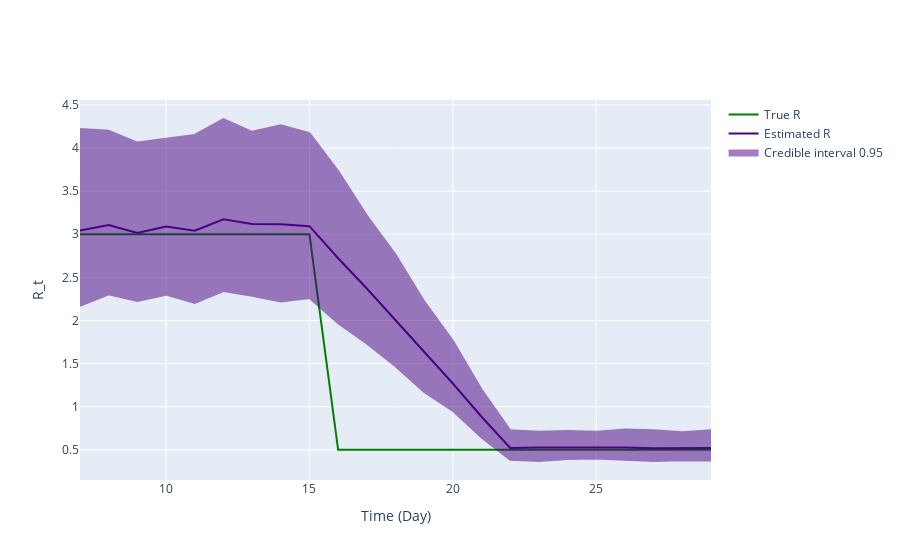

Notebook code cell kept with this figure:
### Markdown cell above
## Inference plot using class method results

### Code cell
fig = ReproductionNumberPlot()

fig.add_ground_truth_rt(ground_truth)
fig.add_interval_rt(new_intervals)

fig.update_labels(time_label='Time (Day)', r_label='R_t')

fig.show_figure()

### Figure 1 — Plotly figure (JSON) as saved in the notebook; plotly's stock layout.template omitted (floating-point values rounded to 4 significant figures)
{"data": [{"line": {"color": "green"}, "mode": "lines", "name": "True R", "type": "scatter", "x": [7, 8, 9, 10, 11, 12, 13, 14, 15, 16, 17, 18, 19, 20, 21, 22, 23, 24, 25, 26, 27, 28, 29], "y": [3, 3, 3, 3, 3, 3, 3, 3, 3, 0.5, 0.5, 0.5, 0.5, 0.5, 0.5, 0.5, 0.5, 0.5, 0.5, 0.5, 0.5, 0.5, 0.5]}, {"line": {"color": "indigo"}, "mode": "lines", "name": "Estimated R", "type": "scatter", "x": [7, 8, 9, 10, 11, 12, 13, 14, 15, 16, 17, 18, 19, 20, 21, 22, 23, 24, 25, 26, 27, 28, 29], "y": [3.043, 3.107, 3.015, 3.09, 3.041, 3.174, 3.12, 3.117, 3.094, 2.722, 2.371, 2.002, 1.63, 1.269, 0.8833, 0.5218, 0.5255, 0.5284, 0.53, 0.5267, 0.5187, 0.5176, 0.5215]}, {"fill": "toself", "fillcolor": "indigo", "line": {"color": "indigo"}, "mode": "lines", "name": "Credible interval 0.95", "opacity": 0.5, "type": "scatter", "x": [7, 8, 9, 10, 11, 12, 13, 14, 15, 16, 17, 18, 19, 20, 21, 22, 23, 24, 25, 26, 27, 28, 29, 29, 28, 27, 26, 25, 24, 23, 22, 21, 20, 19, 18, 17, 16, 15, 14, 13, 12, 11, 10, 9, 8, 7], "y": [4.222, 4.2, 4.064, 4.112, 4.153, 4.337, 4.188, 4.266, 4.173, 3.733, 3.217, 2.764, 2.221, 1.763, 1.198, 0.7262, 0.7079, 0.7188, 0.7105, 0.7367, 0.7269, 0.7027, 0.7274, 0.3765, 0.3796, 0.37, 0.3821, 0.3978, 0.3932, 0.3705, 0.3835, 0.6437, 0.9516, 1.171, 1.468, 1.734, 1.968, 2.26, 2.221, 2.288, 2.342, 2.205, 2.3, 2.227, 2.305, 2.171]}], "layout": {"hovermode": "x unified", "xaxis": {"title": {"text": "Time (Day)"}}, "yaxis": {"title": {"text": "R_t"}}}}
